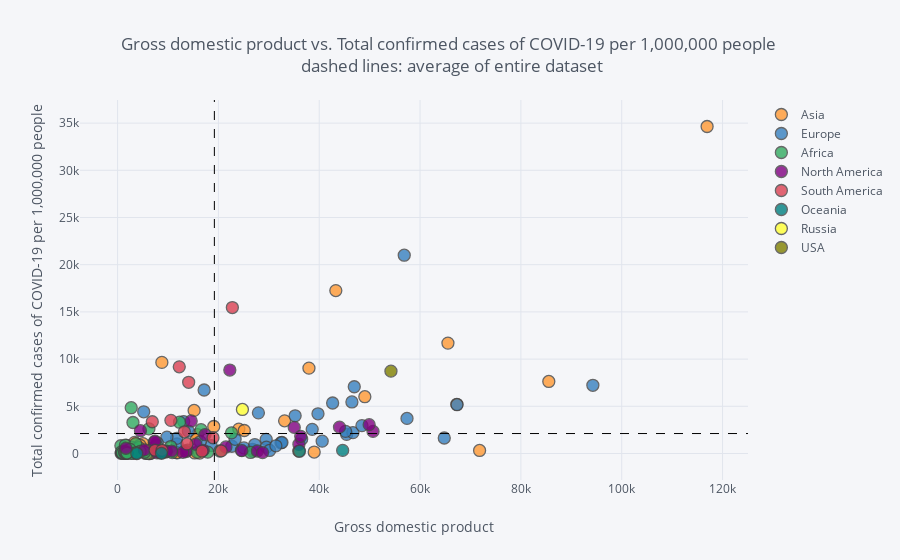

The cell this chart's notebook holds for it:
### Code cell
with warnings.catch_warnings(): # to catch warning about np.module in Python 3.8.2.
    warnings.filterwarnings("ignore",category=FutureWarning)
    survey.iplot(
        x='gdp_per_capita',
        y='total_cases_per_million',
        categories='continent',
        text="location",
        vline= {"x":survey["gdp_per_capita"].mean(),
                "color":"#000000",
                "dash": "dash"
               },
        hline={"y":survey["total_cases_per_million"].mean(),
               "color":"#000000",
               "dash": "dash"
              },
        xTitle='Gross domestic product',
        yTitle='Total confirmed cases of COVID-19 per 1,000,000 people',
        title='Gross domestic product vs. Total confirmed cases of COVID-19 per 1,000,000 people <br> dashed lines: average of entire dataset'
    )
print("Recommendation: choose option to 'show closest data point on hover' in top right corner")

### Figure 1 — Plotly figure (JSON) as saved in the notebook; plotly's stock layout.template omitted (floating-point values rounded to 4 significant figures)
{"data": [{"marker": {"color": "rgba(255, 153, 51, 1.0)", "line": {"width": 1.3}, "opacity": 0.8, "size": 12, "symbol": "circle"}, "mode": "markers", "name": "Asia", "text": ["Afghanistan", "Armenia", "Azerbaijan", "Bahrain", "Bangladesh", "Bhutan", "Brunei", "Cambodia", "China", "Georgia", "India", "Indonesia", "Iran", "Iraq", "Israel", "Japan", "Jordan", "Kazakhstan", "Kuwait", "Kyrgyzstan", "Laos", "Lebanon", "Malaysia", "Maldives", "Mongolia", "Myanmar", "Nepal", "Oman", "Pakistan", "Palestine", "Philippines", "Qatar", "Saudi Arabia", "Singapore", "South Korea", "Sri Lanka", "Syria", "Taiwan", "Tajikistan", "Thailand", "Timor", "Turkey", "United Arab Emirates", "Uzbekistan", "Vietnam", "Yemen"], "textfont": {"color": "#4D5663"}, "type": "scatter", "x": [1804.0, 8788.0, 15850.0, 43290.0, 3524.0, 8709.0, 71810.0, 3645.0, 15310.0, 9745.0, 6427.0, 11190.0, 19080.0, 15660.0, 33130.0, 39000.0, 8337.0, 24060.0, 65530.0, 3393.0, 6397.0, 13370.0, 26810.0, 15180.0, 11840.0, 5592.0, 2443.0, 37960.0, 5035.0, 4450.0, 7599.0, 116900.0, 49050.0, 85540.0, 35940.0, 11670.0, null, null, 2897.0, 16280.0, 6570.0, 25130.0, 67290.0, 6253.0, 6172.0, 1479.0], "y": [846.5, 9654.0, 2005.0, 17260.0, 986.2, 103.7, 322.3, 8.434, 58.97, 238.9, 505.4, 233.1, 2863.0, 1504.0, 3461.0, 154.4, 114.1, 2587.0, 11690.0, 1179.0, 2.611, 274.4, 267.5, 4566.0, 67.11, 5.753, 541.7, 9043.0, 1049.0, 873.9, 381.7, 34640.0, 6018.0, 7634.0, 255.3, 96.95, 20.46, 18.85, 651.4, 45.77, 18.2, 2440.0, 5211.0, 303.1, 3.647, 42.41]}, {"marker": {"color": "rgba(55, 128, 191, 1.0)", "line": {"width": 1.3}, "opacity": 0.8, "size": 12, "symbol": "circle"}, "mode": "markers", "name": "Europe", "text": ["Albania", "Andorra", "Austria", "Belarus", "Belgium", "Bosnia and Herzegovina", "Bulgaria", "Croatia", "Cyprus", "Czech Republic", "Denmark", "Estonia", "Faeroe Islands", "Finland", "France", "Germany", "Gibraltar", "Greece", "Guernsey", "Hungary", "Iceland", "Ireland", "Isle of Man", "Italy", "Jersey", "Kosovo", "Latvia", "Liechtenstein", "Lithuania", "Luxembourg", "Macedonia", "Malta", "Moldova", "Monaco", "Montenegro", "Netherlands", "Norway", "Poland", "Portugal", "Romania", "San Marino", "Serbia", "Slovakia", "Slovenia", "Sweden", "Switzerland", "Ukraine", "United Kingdom", "Vatican"], "textfont": {"color": "#4D5663"}, "type": "scatter", "x": [11800.0, null, 45440.0, 17170.0, 42660.0, 11710.0, 18560.0, 22670.0, 32420.0, 32610.0, 46680.0, 29480.0, null, 40590.0, 38610.0, 45230.0, null, 24570.0, null, 26780.0, 46480.0, 67340.0, null, 35220.0, null, 9796.0, 25060.0, null, 29520.0, 94280.0, 13110.0, 36510.0, 5190.0, null, 16410.0, 48470.0, 64800.0, 27220.0, 27940.0, 23310.0, 56860.0, 14050.0, 30160.0, 31400.0, 46950.0, 57410.0, 7894.0, 39750.0, null], "y": [1005.0, 11070.0, 2028.0, 6726.0, 5351.0, 1600.0, 826.1, 767.5, 1145.0, 1169.0, 2215.0, 1502.0, 3827.0, 1309.0, 2558.0, 2346.0, 5283.0, 337.6, 3758.0, 433.0, 5459.0, 5170.0, 3951.0, 3996.0, 3166.0, 1736.0, 595.9, 2203.0, 674.4, 7224.0, 3382.0, 1522.0, 4416.0, 2752.0, 1244.0, 2951.0, 1641.0, 949.9, 4305.0, 1506.0, 21010.0, 2371.0, 323.1, 817.7, 7072.0, 3719.0, 1121.0, 4204.0, 14830.0]}, {"marker": {"color": "rgba(50, 171, 96, 1.0)", "line": {"width": 1.3}, "opacity": 0.8, "size": 12, "symbol": "circle"}, "mode": "markers", "name": "Africa", "text": ["Algeria", "Angola", "Benin", "Botswana", "Burkina Faso", "Burundi", "Cameroon", "Cape Verde", "Central African Republic", "Chad", "Comoros", "Congo", "Cote d'Ivoire", "Democratic Republic of Congo", "Djibouti", "Egypt", "Equatorial Guinea", "Eritrea", "Ethiopia", "Gabon", "Gambia", "Ghana", "Guinea", "Guinea-Bissau", "Kenya", "Lesotho", "Liberia", "Libya", "Madagascar", "Malawi", "Mali", "Mauritania", "Mauritius", "Morocco", "Mozambique", "Namibia", "Niger", "Nigeria", "Rwanda", "Sao Tome and Principe", "Senegal", "Seychelles", "Sierra Leone", "Somalia", "South Africa", "South Sudan", "Sudan", "Swaziland", "Tanzania", "Togo", "Tunisia", "Uganda", "Western Sahara", "Zambia", "Zimbabwe"], "textfont": {"color": "#4D5663"}, "type": "scatter", "x": [13910.0, 5819.0, 2064.0, 15810.0, 1703.0, 702.2, 3365.0, 6223.0, 661.2, 1768.0, 1414.0, 4881.0, 3601.0, 808.1, 2705.0, 10550.0, 22600.0, 1510.0, 1730.0, 16560.0, 1562.0, 4228.0, 1999.0, 1549.0, 2993.0, 2851.0, 752.8, 17880.0, 1416.0, 1095.0, 2014.0, 3598.0, 20290.0, 7485.0, 1136.0, 9542.0, 926, 5338.0, 1854.0, 3053.0, 2471.0, 26380.0, 1390.0, null, 12290.0, 1570.0, 4467.0, 7739.0, 2683.0, 1430.0, 10850.0, 1698.0, null, 3689.0, 1900.0], "y": [363.5, 10.53, 98.9, 116.9, 47.22, 16.06, 516.5, 2610.0, 821.8, 53.09, 357.6, 282.2, 408.4, 82.74, 4850.0, 735.4, 2189.0, 60.62, 50.85, 2525.0, 23.59, 646.4, 427.2, 896.9, 146.7, 36.88, 172.8, 143.9, 98.52, 91.06, 115.1, 1049.0, 268.1, 385.1, 31.58, 162.1, 45.15, 139.3, 85.31, 3285.0, 442.0, 111.9, 193.3, 188.6, 3317.0, 181.9, 222.7, 851.6, 8.521, 82.14, 100.5, 20.53, 868.9, 88.77, 48.17]}, {"marker": {"color": "rgba(128, 0, 128, 1.0)", "line": {"width": 1.3}, "opacity": 0.8, "size": 12, "symbol": "circle"}, "mode": "markers", "name": "North America", "text": ["Anguilla", "Antigua and Barbuda", "Aruba", "Bahamas", "Barbados", "Belize", "Bermuda", "Bonaire Sint Eustatius and Saba", "British Virgin Islands", "Canada", "Cayman Islands", "Costa Rica", "Cuba", "Curacao", "Dominica", "Dominican Republic", "El Salvador", "Greenland", "Grenada", "Guatemala", "Haiti", "Honduras", "Jamaica", "Mexico", "Montserrat", "Nicaragua", "Panama", "Puerto Rico", "Saint Kitts and Nevis", "Saint Lucia", "Saint Vincent and the Grenadines", "Sint Maarten (Dutch part)", "Trinidad and Tobago", "Turks and Caicos Islands", "United States Virgin Islands"], "textfont": {"color": "#4D5663"}, "type": "scatter", "x": [null, 21490.0, 35970.0, 27720.0, 16980.0, 7824.0, 50670.0, null, null, 44020.0, 49900.0, 15520.0, null, null, 9673.0, 14600.0, 7292.0, null, 13590.0, 7424.0, 1653.0, 4542.0, 8194.0, 17340.0, null, 5321.0, 22270.0, 35040.0, 24650.0, 12950.0, 10730.0, 36330.0, 28760.0, null, null], "y": [200.0, 694.4, 983.5, 264.5, 341.0, 75.45, 2345.0, 267.0, 264.6, 2796.0, 3058.0, 980.7, 209.4, 152.3, 250.0, 3450.0, 1199.0, 229.0, 204.4, 1298.0, 555.4, 2417.0, 247.2, 1992.0, 2200.0, 380.3, 8841.0, 2767.0, 300.8, 119.8, 261.4, 1819.0, 95.03, 1214.0, 1073.0]}, {"marker": {"color": "rgba(219, 64, 82, 1.0)", "line": {"width": 1.3}, "opacity": 0.8, "size": 12, "symbol": "circle"}, "mode": "markers", "name": "South America", "text": ["Argentina", "Bolivia", "Brazil", "Chile", "Colombia", "Ecuador", "Falkland Islands", "Guyana", "Paraguay", "Peru", "Suriname", "Uruguay", "Venezuela"], "textfont": {"color": "#4D5663"}, "type": "scatter", "x": [18930.0, 6886.0, 14100.0, 22770.0, 13250.0, 10580.0, null, 7435.0, 8827.0, 12240.0, 13770.0, 20550.0, 16750.0], "y": [1667.0, 3366.0, 7542.0, 15460.0, 2302.0, 3512.0, 3732.0, 347.1, 340.3, 9181.0, 1013.0, 275.2, 252.1]}, {"marker": {"color": "rgba(0, 128, 128, 1.0)", "line": {"width": 1.3}, "opacity": 0.8, "size": 12, "symbol": "circle"}, "mode": "markers", "name": "Oceania", "text": ["Australia", "Fiji", "French Polynesia", "Guam", "New Caledonia", "New Zealand", "Northern Mariana Islands", "Papua New Guinea"], "textfont": {"color": "#4D5663"}, "type": "scatter", "x": [44650.0, 8703.0, null, null, null, 36090.0, null, 3823.0], "y": [331.3, 20.08, 220.7, 1783.0, 73.56, 245.3, 538.6, 1.229]}, {"marker": {"color": "rgba(255, 255, 51, 1.0)", "line": {"width": 1.3}, "opacity": 0.8, "size": 12, "symbol": "circle"}, "mode": "markers", "name": "Russia", "text": ["Russia"], "textfont": {"color": "#4D5663"}, "type": "scatter", "x": [24770.0], "y": [4668.0]}, {"marker": {"color": "rgba(128, 128, 0, 1.0)", "line": {"width": 1.3}, "opacity": 0.8, "size": 12, "symbol": "circle"}, "mode": "markers", "name": "USA", "text": ["United States"], "textfont": {"color": "#4D5663"}, "type": "scatter", "x": [54230.0], "y": [8727.0]}], "layout": {"legend": {"bgcolor": "#F5F6F9", "font": {"color": "#4D5663"}}, "paper_bgcolor": "#F5F6F9", "plot_bgcolor": "#F5F6F9", "shapes": [{"line": {"color": "#000000", "dash": "dash", "width": 1}, "type": "line", "x0": 0, "x1": 1, "xref": "paper", "y0": 2116.0, "y1": 2116.0, "yref": "y"}, {"line": {"color": "#000000", "dash": "dash", "width": 1}, "type": "line", "x0": 19200.0, "x1": 19200.0, "xref": "x", "y0": 0, "y1": 1, "yref": "paper"}], "title": "Gross domestic product vs. Total confirmed cases of COVID-19 per 1,000,000 people <br> dashed lines: average of entire dataset", "titlefont": {"color": "#4D5663"}, "xaxis": {"gridcolor": "#E1E5ED", "showgrid": true, "tickfont": {"color": "#4D5663"}, "title": "Gross domestic product", "titlefont": {"color": "#4D5663"}, "zerolinecolor": "#E1E5ED"}, "yaxis": {"gridcolor": "#E1E5ED", "showgrid": true, "tickfont": {"color": "#4D5663"}, "title": "Total confirmed cases of COVID-19 per 1,000,000 people", "titlefont": {"color": "#4D5663"}, "zerolinecolor": "#E1E5ED"}}}
